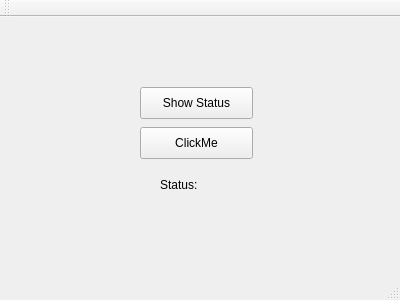
<?xml version="1.0" encoding="UTF-8"?>
<ui version="4.0">
 <class>MainWindow</class>
 <widget class="QMainWindow" name="MainWindow">
  <property name="geometry">
   <rect>
    <x>0</x>
    <y>0</y>
    <width>400</width>
    <height>300</height>
   </rect>
  </property>
  <property name="windowTitle">
   <string>MainWindow</string>
  </property>
  <widget class="QWidget" name="centralWidget">
   <widget class="QPushButton" name="pushButtonClose">
    <property name="geometry">
     <rect>
      <x>140</x>
      <y>110</y>
      <width>113</width>
      <height>32</height>
     </rect>
    </property>
    <property name="text">
     <string>ClickMe</string>
    </property>
   </widget>
   <widget class="QPushButton" name="pushButton">
    <property name="geometry">
     <rect>
      <x>140</x>
      <y>70</y>
      <width>113</width>
      <height>32</height>
     </rect>
    </property>
    <property name="text">
     <string>Show Status</string>
    </property>
   </widget>
   <widget class="QLabel" name="label">
    <property name="geometry">
     <rect>
      <x>160</x>
      <y>160</y>
      <width>60</width>
      <height>16</height>
     </rect>
    </property>
    <property name="text">
     <string>Status:</string>
    </property>
   </widget>
  </widget>
  <widget class="QMenuBar" name="menuBar">
   <property name="geometry">
    <rect>
     <x>0</x>
     <y>0</y>
     <width>400</width>
     <height>22</height>
    </rect>
   </property>
  </widget>
  <widget class="QToolBar" name="mainToolBar">
   <attribute name="toolBarArea">
    <enum>TopToolBarArea</enum>
   </attribute>
   <attribute name="toolBarBreak">
    <bool>false</bool>
   </attribute>
  </widget>
  <widget class="QStatusBar" name="statusBar"/>
 </widget>
 <layoutdefault spacing="6" margin="11"/>
 <resources/>
 <connections>
  <connection>
   <sender>pushButtonClose</sender>
   <signal>clicked()</signal>
   <receiver>MainWindow</receiver>
   <slot>close()</slot>
   <hints>
    <hint type="sourcelabel">
     <x>179</x>
     <y>166</y>
    </hint>
    <hint type="destinationlabel">
     <x>222</x>
     <y>219</y>
    </hint>
   </hints>
  </connection>
 </connections>
</ui>
